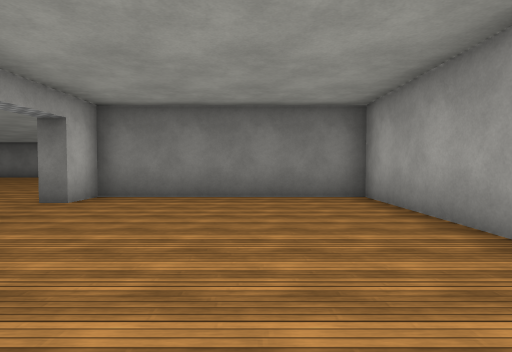
[1] (above)

24 first-person views from a walk through a scene from a Unity 3-D project. The camera is 1.3 m above the floor, tilts 2° down and sees 80° across. The floor is counted in squares, 2 m on a side. Each view is taken from the middle of a square. On the plan, view 1 faces up. The plan holds only what a view shows up to about 10 squares ahead; the rest is blank. The place goes on beyond the plan. Surface patterns are stand-ins for the level's own textures.

[2]
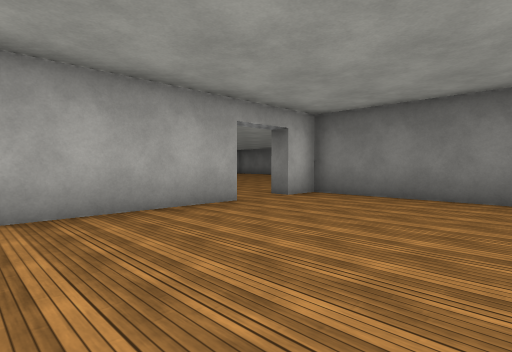

[3]
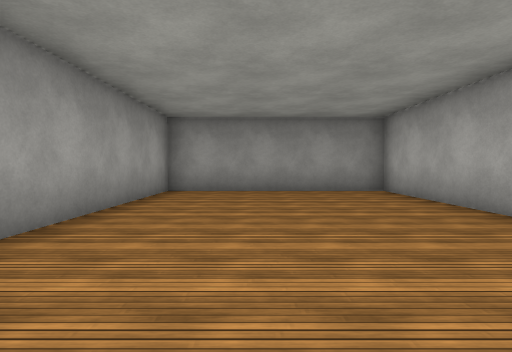

[4]
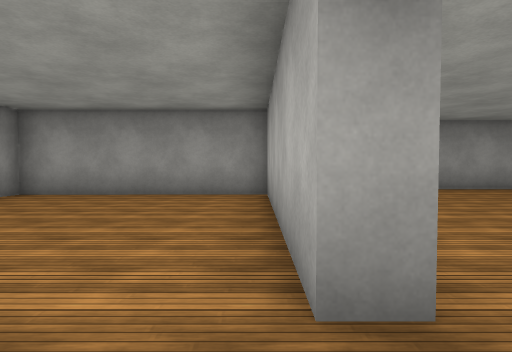

[5]
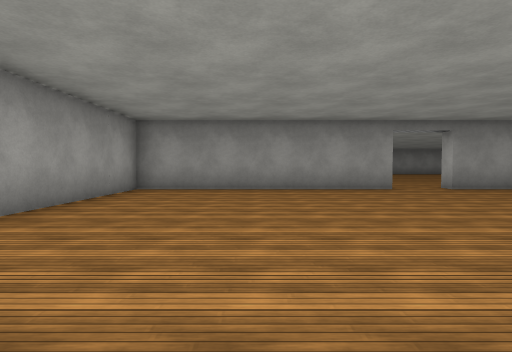

[6]
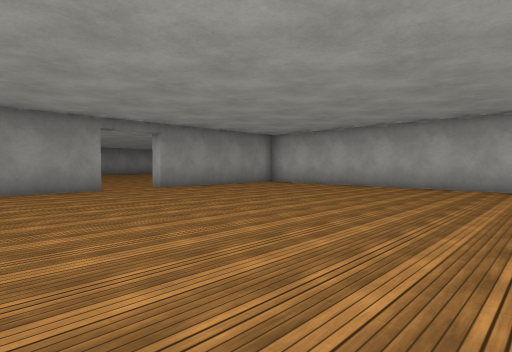

[7]
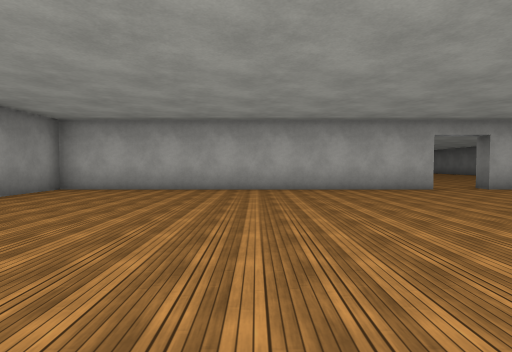

[8]
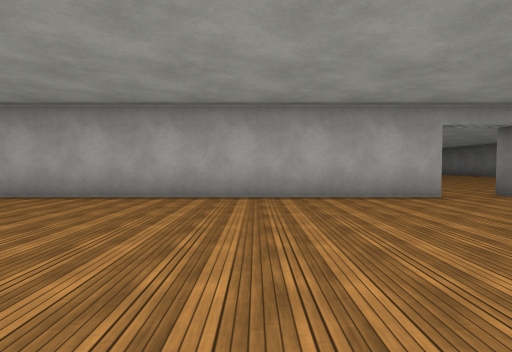

[9]
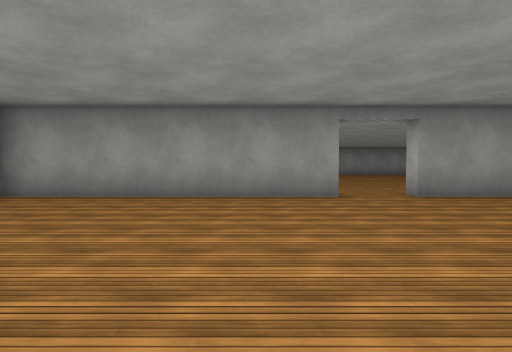

[10]
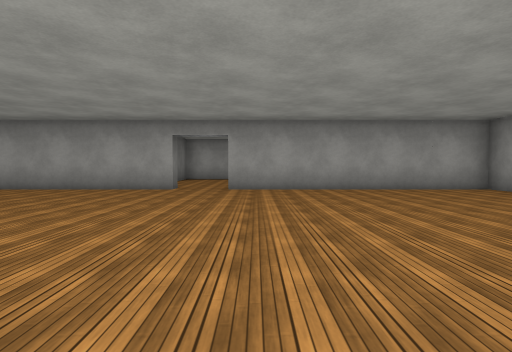

[11]
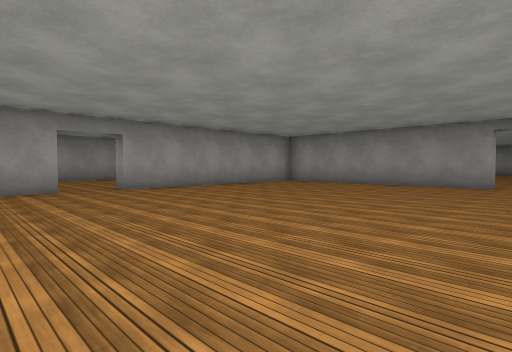

[12]
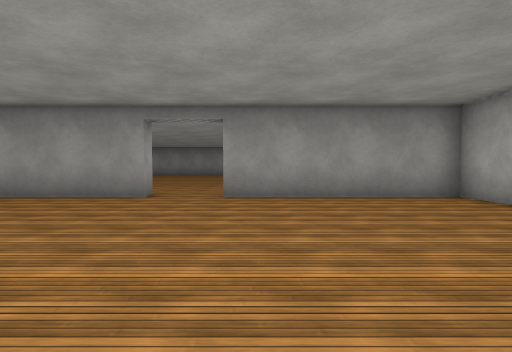

[13]
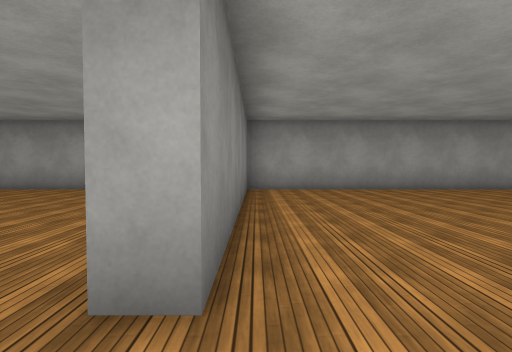

[14]
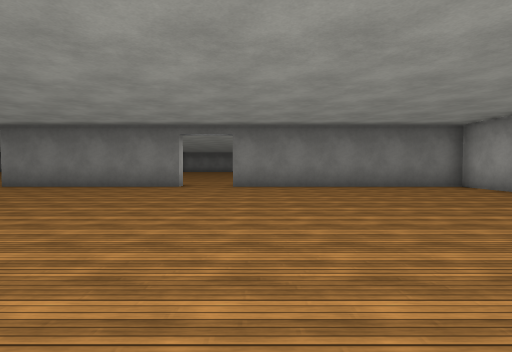

[15]
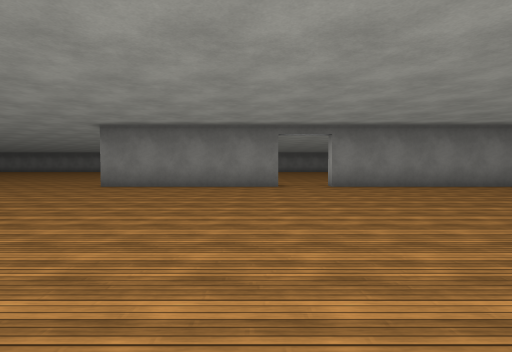

[16]
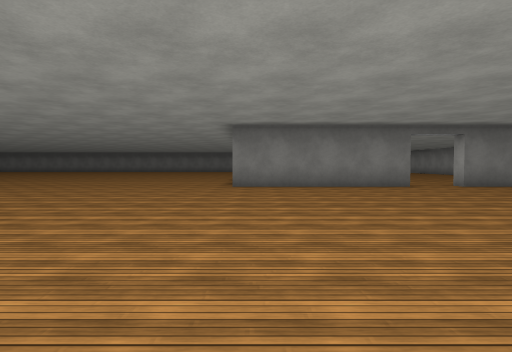

[17]
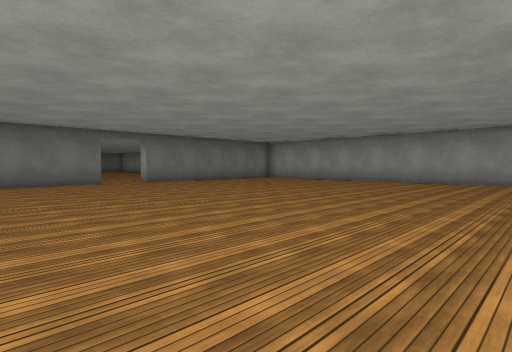

[18]
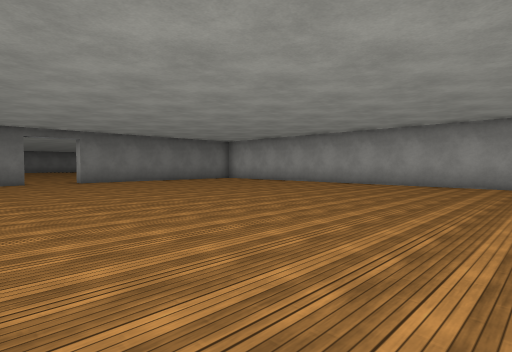

[19]
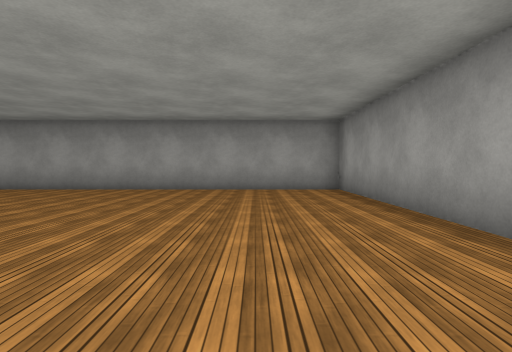

[20]
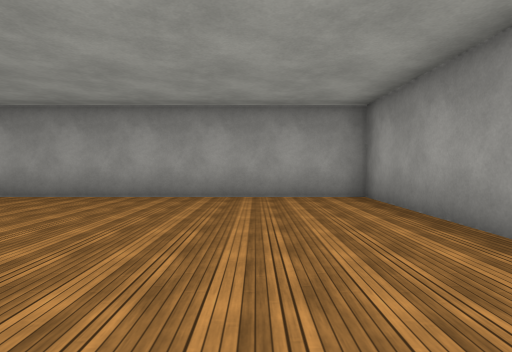

[21]
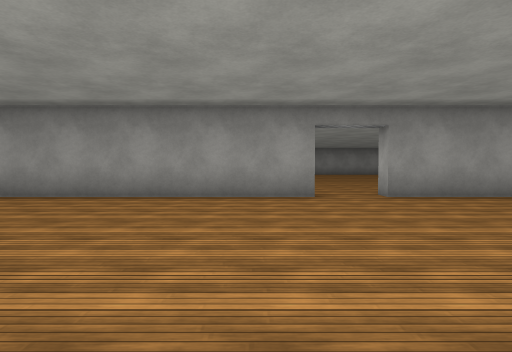

[22]
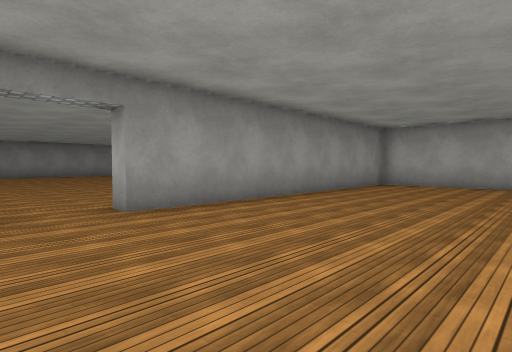

[23]
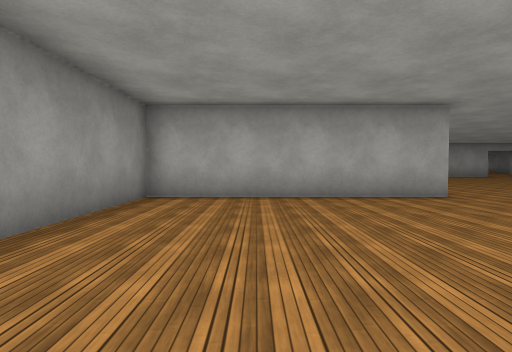

[24]
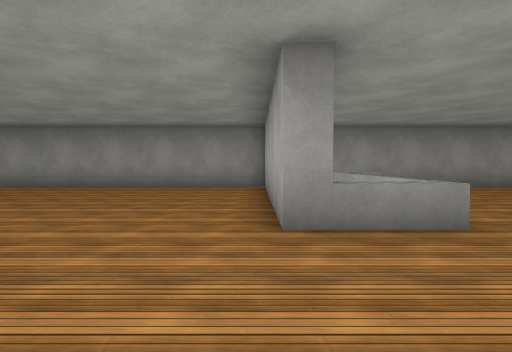

### Floor plan
Points are (right, up) in squares from view 1. A wall is a line through its corners. A room is listed if a view was taken in it or the views show most of it. See-through windows are left out.
Room 1 (views 1, 2, 3, 4)
walls: (-3.7, 3.7) (-3.2, 3.7) (-3.3, -1.8) (2.2, -1.7) (2.2, 6.3) (-3.2, 6.3) (-3.2, 5.3)
ways out: opening at (-4, 4.5) to room 2
Room 2 (views 5, 6, 7, 8, 9, 10, 11, 12)
walls: (-10.7, -3.8) (-10.7, -3.3) (-3.7, -3.3) (-3.7, 3.7); (-17.2, 6.9) (-17.2, -3.3) (-12.3, -3.3); (-3.2, 5.3) (-3.7, 5.3) (-3.7, 7.5)
ways out: opening at (-4, 4.5) to room 1; opening at (-18, 7) to room 3; opening at (-11.5, -4) to room 3
Room 3 (views 13, 14, 15, 16, 17, 18, 19, 20, 21, 22, 23, 24)
walls: (-23.2, -11) (-21.3, -11) (-21.3, -17.3) (-12.7, -17.3) (-12.7, -17.9); (-12.3, -3.3) (-12.3, -3.8) (-17.8, -3.8); (-11.2, -17.3) (-3.7, -17.3) (-3.7, -3.8) (-10.7, -3.8); (-28.9, -17.3) (-23.5, -17.3)
ways out: opening at (-18, 7) to room 2; opening at (-11.5, -4) to room 2; opening at (-12, -18)

Positions as (right, up) in squares from view 1, and headings:
1: (0, 0), facing up
2: (1, 0), facing up-left
3: (0, 6), facing down
4: (-3, 5), facing down
5: (-7, 5), facing down
6: (-8, 5), facing down-left
7: (-9, 2), facing left
8: (-11, 3), facing left
9: (-9, 3), facing down
10: (-12, 3), facing right
11: (-12, 7), facing down-right
12: (-13, 3), facing down
13: (-12, -4), facing right
14: (-10, -13), facing up
15: (-13, -13), facing up
16: (-17, -13), facing up
17: (-16, -15), facing up-right
18: (-14, -16), facing up-right
19: (-12, -15), facing right
20: (-10, -15), facing right
21: (-10, -11), facing down
22: (-11, -13), facing down-left
23: (-15, -15), facing left
24: (-21, -8), facing down
